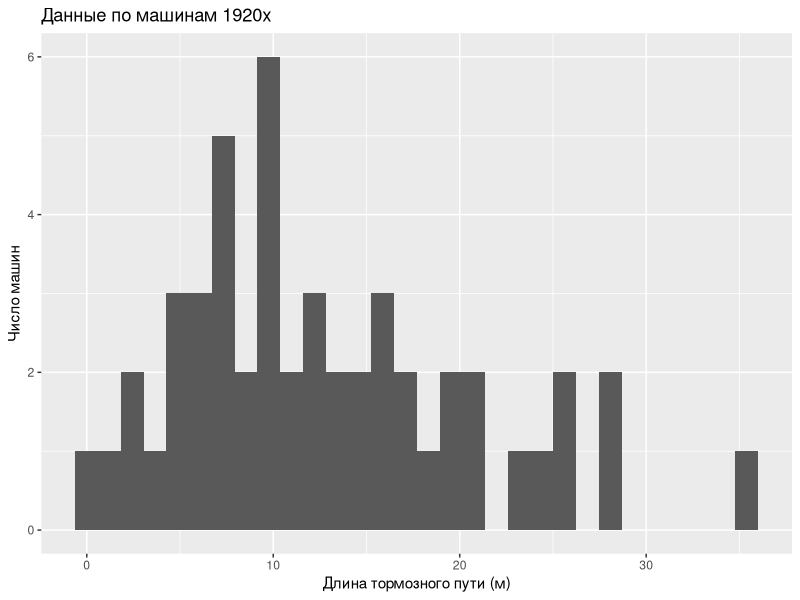
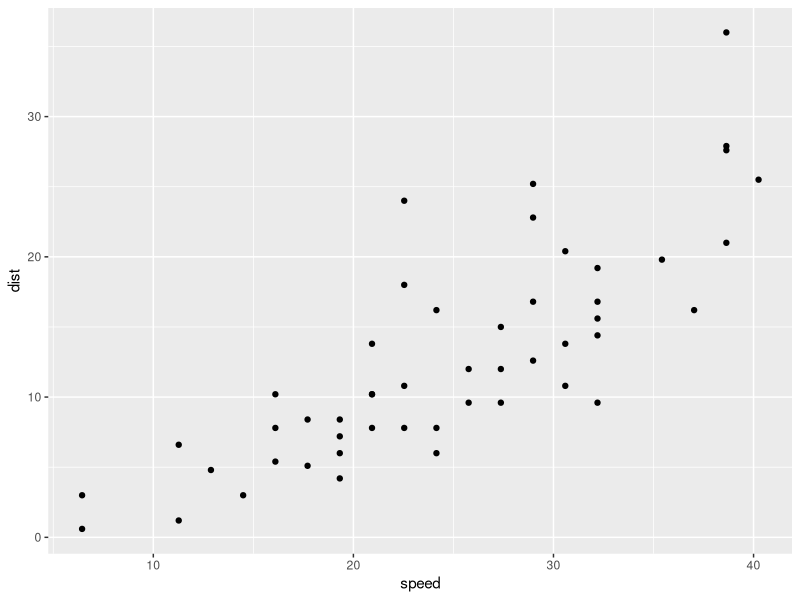
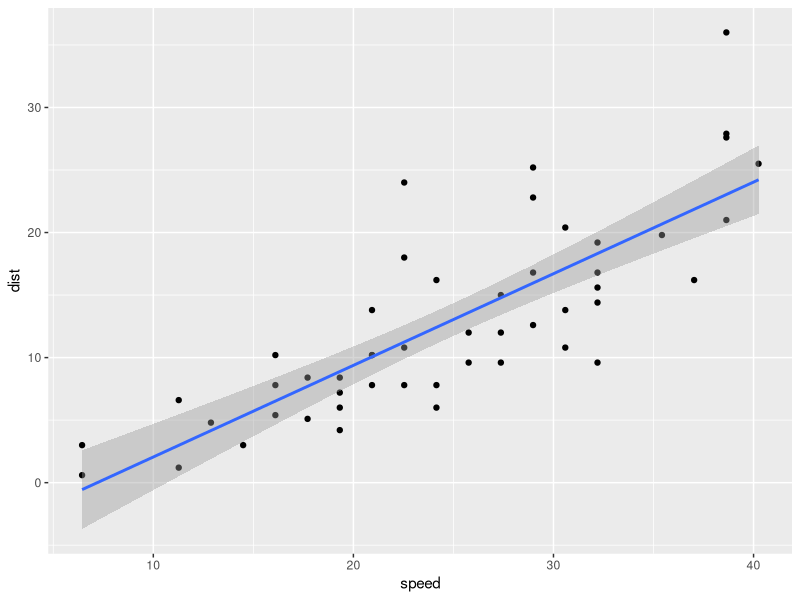
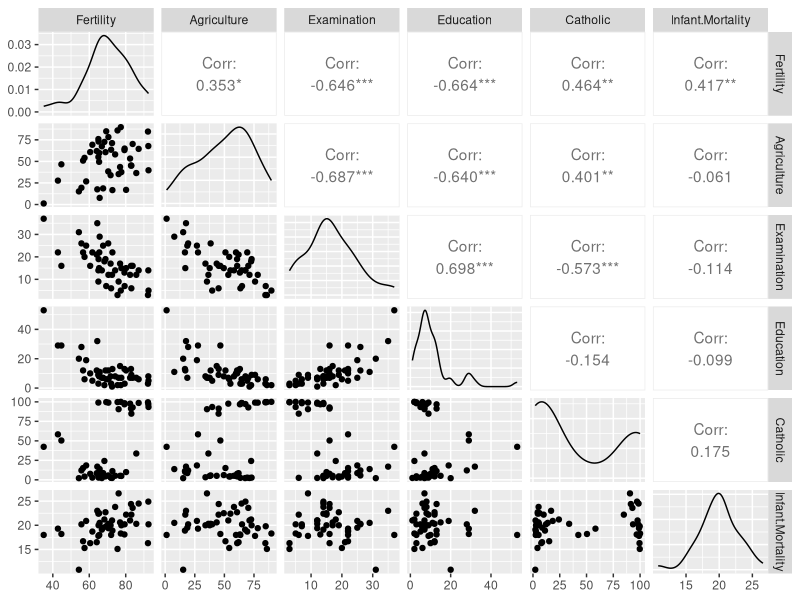

The R source for these figures, in order:
library("psych") # описательные статистики
library("dplyr") # манипуляции с данными
library("ggplot2") # графики
library("GGally") # еще графики

d <- cars # встроенный набор данных по машинам
glimpse(d) # что там?
describe(d) # среднее, мода, медиана и т.д.

# создадим новую переменные и поместим их все в табличку d2
d2 <- mutate(d, speed=1.61*speed, 
             dist=0.3*dist, ratio=dist/speed)
# графики
qplot(data=d2,dist,xlab="Длина тормозного пути (м)",
      ylab="Число машин",main="Данные по машинам 1920х")

qplot(data=d2,speed,dist)

# оценим модель парной регрессии y_i = \beta_1 + \beta_2 x_i + \varepsilon_i
model <- lm(data=d2, dist~speed)
model

coef(model) # оценки бет
residuals(model) # остатки (эпсилон с крышкой)
y_hat <- fitted(model) # прогнозы (игрек с крышкой)
y <- d2$dist # значения зависимой переменной

RSS <- deviance(model) # так называют RSS
TSS <- sum((y-mean(y))^2) # TSS
TSS
R2 <- 1-RSS/TSS
R2
cor(y,y_hat)^2 # квадрат выборочной корреляции

X <- model.matrix(model) # матрица регрессоров
X

# создаем новый набор данных
nd <- data.frame(speed=c(40,60))
nd

# прогнозируем
predict(model,nd)

# добавляем на график линию регрессии
qplot(data=d2,speed,dist) + stat_smooth(method="lm")


t <- swiss # встроенный набор данных по Швейцарии
help(swiss)
glimpse(t)
describe(t)
ggpairs(t) # все диаграммы рассеяния на одном графике

# множественная регрессия
model2 <- lm(data=t,
             Fertility~Agriculture+Education+Catholic)
coef(model2) # оценки бет
fitted(model2) # прогнозы
residuals(model2) # остатки
deviance(model2) # RSS

report <- summary(model2)
report
report$r.squared # R^2

# второй способ расчета R^2
cor(t$Fertility,fitted(model2))^2

# создаем новый набор данных
nd2 <- data.frame(Agriculture=0.5,Catholic=0.5,
                  Education=20)
# прогнозируем
predict(model2,nd2)


